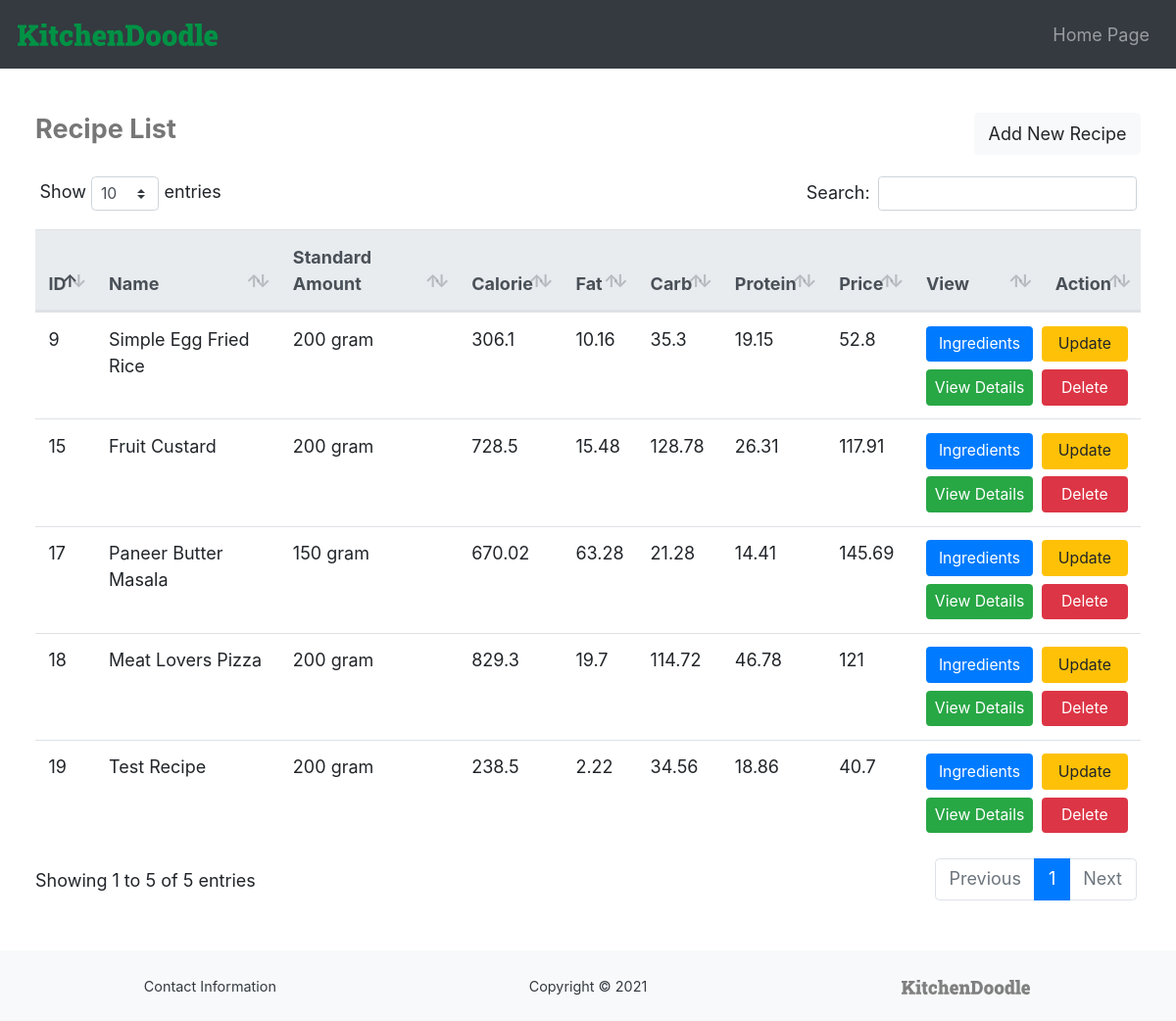
Screenshot of /recipeList.php (signed in) with the database file from the repository.
### tables this page shows
CREATE TABLE `recipes` (
  `id` int(10) NOT NULL,
  `name` varchar(100) DEFAULT NULL,
  `description` text NOT NULL,
  `amount` double NOT NULL,
  `unit` varchar(30) NOT NULL,
  `total_calorie` double NOT NULL,
  `yt_link` varchar(100) DEFAULT NULL,
  `total_price` double DEFAULT NULL,
  `total_fat` double DEFAULT NULL,
  `total_carb` double DEFAULT NULL,
  `total_protein` double DEFAULT NULL
);

### recipeList.php (the view, shortened to what this page needs)
<?php
if(
    isset($_SESSION['emp_email']) &&
    !empty($_SESSION['emp_email'])
){
    ?>
    <!DOCTYPE html>
    <html lang="en">
    <head>
        <link rel="stylesheet" href="https://maxcdn.bootstrapcdn.com/bootstrap/4.5.2/css/bootstrap.min.css">
        <link rel="stylesheet" href="https://use.fontawesome.com/releases/v5.7.0/css/all.css">
        <link href="css/style.css" rel="stylesheet">
        <link href="css/style-employee-general.css" rel="stylesheet">
        <link href="dataTables/dataTables.bootstrap4.min.css" rel="stylesheet">
    </head>
    <body>
        <nav class="navbar navbar-expand-md navbar-dark bg-dark">
            <a href="employeeHome.php" class="navbar-brand"> <img src="images/kd-logo-full-green.svg" alt="KD" class="navbar-brand-image"> </a>
            <div class="navbar-collapse">
                <ul class="navbar-nav ml-auto">
                    <li class="nav-item">
                        <a href="employeeHome.php" class="nav-link" > Home Page </a>
                    </li>
                </ul>
            </div>
        </nav>
        <div class="container-fluid content main-container">
            <div class="d-flex justify-content-between align-items-center" style="margin-bottom: 1em;">
                <h4> Recipe List </h4>
                <input type="button" class="btn btn-light" value="Add New Recipe" onclick="redirect('recipeAdd.php')">
            </div>
            <div class="table-responsive">
                <table class="table table-hover" id="dataTable">
                    <thead class="thead-light">
                        <th> ID </th>
                        <th> Name </th>
                        <th> Standard Amount </th>
                        <th> Calorie </th>
                        <th> Fat </th>
                        <th> Carb </th>
                        <th> Protein </th>
                        <th> Price </th>
                        <th> View </th>
                        <th> Action </th>
                    </thead>
                    <tbody>
                        <?php
                            try{
                                $conn = new PDO("mysql:host=localhost:3306;dbname=kitchendoodle_db;", "root", "");
                                $conn->setAttribute(PDO::ATTR_ERRMODE, PDO::ERRMODE_EXCEPTION);
                                $querystring = "SELECT * FROM recipes";
                                $returnobj = $conn->query($querystring);
                                $returntable = $returnobj->fetchAll();
                                if($returnobj->rowCount()==0){
                                    ?>
                                        <tr>
                                            <td colspan="11"> No Values Found </td>
                                        </tr>
                                    <?php
                                }
                                else{
                                    foreach($returntable as $rows){
                                        ?>
                                            <tr>
                                                <td> <?php echo $rows['id'] ?> </td>
                                                <td><?php echo $rows['name'] ?></td>
                                                <td><?php echo $rows['amount']." ".$rows['unit'] ?></td>
                                                <td> <?php echo $rows['total_calorie'] ?> </td>
                                                <td> <?php echo $rows['total_fat'] ?> </td>
                                                <td> <?php echo $rows['total_carb'] ?> </td>
                                                <td> <?php echo $rows['total_protein'] ?> </td>
                                                <td> <?php echo $rows['total_price'] ?> </td>
                                                <td class="action-tabledata">
                                                    <input type="button" class="btn btn-sm btn-primary btn-fit" value="Ingredients" onclick="addIngredientToRecipe(<?php echo $rows['id'] ?>);">
                                                    <input type="button" class="btn btn-sm btn-success btn-fit" value="View Details" onclick="redirect('recipeDetailsEmployee.php?id='+<?php echo $rows['id'] ?>)">
                                                </td>
                                                <td class="action-tabledata">
                                                    <input type="button" class="btn btn-sm btn-warning btn-fit" value="Update" onclick="redirect('recipeUpdate.php?id='+<?php echo $rows['id'] ?>)">
                                                    <input type="button" class="btn btn-sm btn-danger btn-fit" value="Delete" onclick="deletefn(<?php echo $rows['id'] ?>, 'recipes');">
                                                </td>
                                            </tr>
                                        <?php
                                    }
                                }
                            }
                            catch(PDOException $ex){
                                ?>
                                    <tr>
                                        <td colspan="11"> No Data Found </td>
                                    </tr>
                                <?php
                            }
                        ?>
                    </tbody>
                </table>
            </div>
        </div>
        <footer>
            <div class="row no-gutters text-center text-dark bg-light custom-footer">
                <div class="col-sm-4">
                    Contact Information
                </div>
                <div class="col-sm-4">
                    Copyright © 2021
                </div>
                <div class="col-sm-4">
                    <a href="index.html" class="">
                        <img src="images/kd-logo-full-grey.svg" alt="KD" class="footer-logo">
                    </a>
                </div>
            </div>
        </footer>
    </body>
    </html>
    <?php
}
else{
    ?>
        <script> location.assign("employeeLogin.php") </script>
    <?php
}
?>

### css/style.css (style rules this page uses)
:root { font-size: 18px; --clr-primary-900: #009245; --clr-primary-600: #AFD7A9; --clr-bs-primary: #0275d8; --clr-bs-success: #5cb85c; --clr-bs-info: #5bc0de; --clr-bs-warning: #f0ad4e; --clr-bs-danger: #d9534f; --clr-bs-dark: #292b2c; --clr-bs-light: #f7f7f7; --clr-bs-primary-pop: #007bff; --clr-bs-success-pop: #28a745; --clr-bs-info-pop: #17a2b8; --clr-bs-warning-pop: #ffc107; --clr-bs-danger-pop: #dc3545; --clr-bs-dark-pop: #343a40; --clr-bs-light-pop: #f8f9fa; --clr-bs-success-light: #c3e6cb; --clr-bs-info-light: #d1ecf1; --clr-bs-warning-light: #fff3cd; --clr-bs-danger-light: #f8d7da; --clr-bs-success-deep: #155724; --clr-bs-info-deep: #0c5460; --clr-bs-warning-deep: #856404; --clr-bs-danger-deep: #721c24; --clr-bs-nav-dark: #353b41; --font-roboto-slab: "Roboto Slab", serif; --font-roboto: "Roboto", sans-serif; }
html { height: 100%; width: 100%; }
body { min-height: 100%; display: flex; flex-direction: column; }
.container-fluid { --padding: 1em; padding-left: var(--padding); padding-right: var(--padding); }
nav { min-width: inherit; }
.navbar-brand { padding-bottom: 0.4em; }
.navbar-brand-image { height: 1em; }
.navbar li { padding-left: 0.8em; padding-top: 0.2em; padding-bottom: 0.2em; }
.content { flex: 1 0 auto; }
.custom-footer { font-size: 0.8em; padding: 1.5em; width: 100%; margin-top: auto; flex-shrink: 0; }
.custom-footer div { padding-top: 0.25em; padding-bottom: 0.25em; }
.footer-logo { height: 1em; }
h4 { font-weight: bold; color: var(--clr-bs-nav-dark); }
.action-tabledata { width: 1px; }
.action-tabledata:not(:last-of-type) { padding-right: 0.5em; }
.action-tabledata:last-of-type { padding-left: 0em; }
.btn-fit { padding: 0.35em 0.5em; width: 100%; }
.btn-fit:not(:last-child) { padding: 0.35em 0.5em; margin-bottom: 0.5em; width: 100%; }

### css/style-employee-general.css (style rules this page uses)
.main-container { padding: 2.5em 2em; display: flex; flex-direction: column; }
h4 { font-weight: bold; color: #777; }

### rows the page displays
recipes: id "9", name "Simple Egg Fried Rice", amount "200", unit "gram", total_calorie "306.1", total_fat "10.16", total_carb "35.3", total_protein "19.15", total_price "52.8"
recipes: id "15", name "Fruit Custard", amount "200", unit "gram", total_calorie "728.5", total_fat "15.48", total_carb "128.78", total_protein "26.31", total_price "117.91"
recipes: id "17", name "Paneer Butter Masala", amount "150", unit "gram", total_calorie "670.02", total_fat "63.28", total_carb "21.28", total_protein "14.41", total_price "145.69"
recipes: id "18", name "Meat Lovers Pizza", amount "200", unit "gram", total_calorie "829.3", total_fat "19.7", total_carb "114.72", total_protein "46.78", total_price "121"
recipes: id "19", name "Test Recipe", amount "200", unit "gram", total_calorie "238.5", total_fat "2.22", total_carb "34.56", total_protein "18.86", total_price "40.7"
